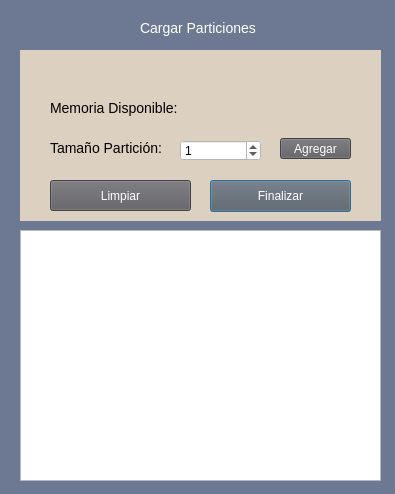
<?xml version="1.0" encoding="UTF-8"?>
<ui version="4.0">
 <class>CargadeParticion</class>
 <widget class="QDialog" name="CargadeParticion">
  <property name="geometry">
   <rect>
    <x>0</x>
    <y>0</y>
    <width>395</width>
    <height>494</height>
   </rect>
  </property>
  <property name="windowTitle">
   <string>Cargar Particiones</string>
  </property>
  <property name="styleSheet">
   <string notr="true">QDialog{
background-color:#6d7993;
font-family: arial,verdana;
}
QLineEdit{
background-color:#b1a296;
border: 0;
font-size:14px;
height:30px;
}
QLabel{
color:black;
font-size:14px;
}
QPushButton{
background-color:#5d5c61;
color:white;

}
QPushButton:hover{
background-color:#062f4f;
color:white;
}
QTableWidget{
background-color: #white;
}


</string>
  </property>
  <widget class="QWidget" name="widgetContenedor" native="true">
   <property name="geometry">
    <rect>
     <x>20</x>
     <y>50</y>
     <width>361</width>
     <height>171</height>
    </rect>
   </property>
   <widget class="QWidget" name="widget_cargaParticiones" native="true">
    <property name="geometry">
     <rect>
      <x>0</x>
      <y>0</y>
      <width>361</width>
      <height>171</height>
     </rect>
    </property>
    <property name="styleSheet">
     <string notr="true">QWidget
{
background-color:#dcd0c0;
}

QPushButton{
background-color:#5d5c61;
color:white;
height:20px;
}
QPushButton:hover{
background-color:#062f4f;
color:white;
}</string>
    </property>
    <widget class="QLabel" name="label_MemDisp">
     <property name="geometry">
      <rect>
       <x>30</x>
       <y>50</y>
       <width>241</width>
       <height>16</height>
      </rect>
     </property>
     <property name="text">
      <string>Memoria Disponible:</string>
     </property>
    </widget>
    <widget class="QLabel" name="label_tamParticion">
     <property name="geometry">
      <rect>
       <x>30</x>
       <y>90</y>
       <width>131</width>
       <height>16</height>
      </rect>
     </property>
     <property name="text">
      <string>Tamaño Partición:</string>
     </property>
    </widget>
    <widget class="QPushButton" name="botonFinalizar">
     <property name="geometry">
      <rect>
       <x>190</x>
       <y>130</y>
       <width>141</width>
       <height>32</height>
      </rect>
     </property>
     <property name="styleSheet">
      <string notr="true"/>
     </property>
     <property name="text">
      <string>Finalizar</string>
     </property>
    </widget>
    <widget class="QPushButton" name="pushButtonAgregarParticion">
     <property name="geometry">
      <rect>
       <x>260</x>
       <y>88</y>
       <width>71</width>
       <height>21</height>
      </rect>
     </property>
     <property name="styleSheet">
      <string notr="true">color:white;</string>
     </property>
     <property name="text">
      <string>Agregar</string>
     </property>
    </widget>
    <widget class="QSpinBox" name="spinBoxTam">
     <property name="geometry">
      <rect>
       <x>160</x>
       <y>90</y>
       <width>81</width>
       <height>21</height>
      </rect>
     </property>
     <property name="styleSheet">
      <string notr="true">background-color:white;</string>
     </property>
     <property name="value">
      <number>1</number>
     </property>
    </widget>
    <widget class="QPushButton" name="pushButtonQuitarPart">
     <property name="geometry">
      <rect>
       <x>30</x>
       <y>130</y>
       <width>141</width>
       <height>31</height>
      </rect>
     </property>
     <property name="styleSheet">
      <string notr="true">QPushButton{
background-color:#5d5c61;
color:white;
height:20px;
}
QPushButton:hover{
background-color:rgb(128, 47, 36);
color:white;
}</string>
     </property>
     <property name="text">
      <string>Limpiar</string>
     </property>
    </widget>
   </widget>
  </widget>
  <widget class="QLabel" name="label_cargarParticiones">
   <property name="geometry">
    <rect>
     <x>140</x>
     <y>20</y>
     <width>131</width>
     <height>16</height>
    </rect>
   </property>
   <property name="font">
    <font>
     <pointsize>-1</pointsize>
    </font>
   </property>
   <property name="styleSheet">
    <string notr="true">color:white;</string>
   </property>
   <property name="text">
    <string>Cargar Particiones</string>
   </property>
  </widget>
  <widget class="QTableWidget" name="tableWidgetCargaParticion">
   <property name="geometry">
    <rect>
     <x>20</x>
     <y>230</y>
     <width>361</width>
     <height>251</height>
    </rect>
   </property>
   <attribute name="horizontalHeaderDefaultSectionSize">
    <number>85</number>
   </attribute>
  </widget>
 </widget>
 <resources/>
 <connections/>
</ui>
